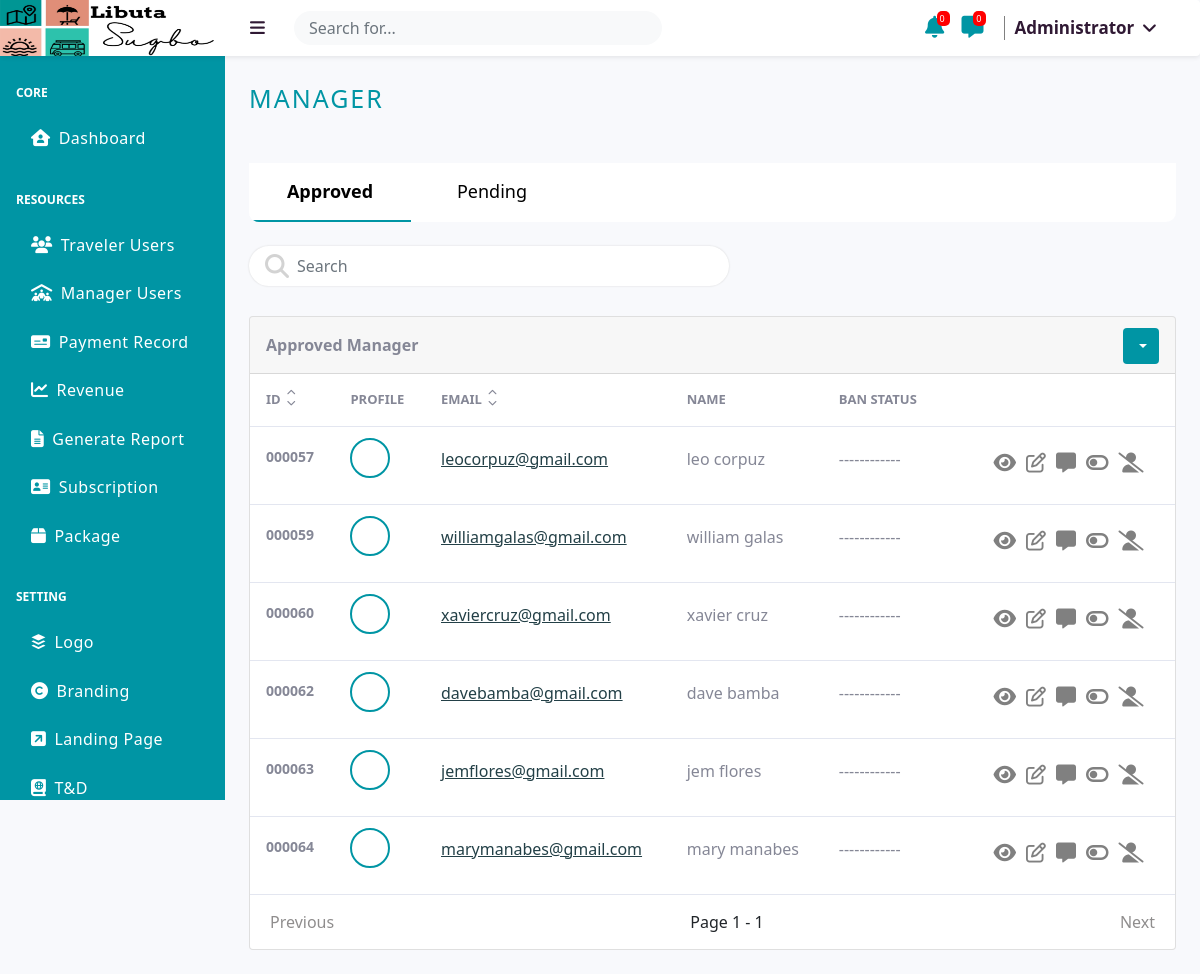
The page /src/administrator/manager.php?id=asc (signed in) on the database its author committed.
### tables this page shows
CREATE TABLE `logo` (
  `id` int(255) NOT NULL,
  `image` varchar(255) NOT NULL
);

CREATE TABLE `users` (
  `id` int(255) NOT NULL,
  `first_name` varchar(255) NOT NULL,
  `middle_name` varchar(255) NOT NULL,
  `last_name` varchar(255) NOT NULL,
  `email` varchar(255) NOT NULL,
  `phone` varchar(255) NOT NULL,
  `password` varchar(255) NOT NULL,
  `type` varchar(255) NOT NULL,
  `maneger_type` varchar(255) DEFAULT NULL,
  `subcribed_at` timestamp NULL DEFAULT NULL,
  `image` varchar(255) NOT NULL,
  `status` varchar(255) NOT NULL,
  `block_status` varchar(255) NOT NULL
);

### src/administrator/_TABLE_UI/active-manager-table.php (the view, shortened to what the rows shown need)
<?php
                        $User = new User;
                        $status = $User::STATUS_ACTIVE;
                        $type = $User::USER_TYPE_MANAGER;
                        include '_UI_SORTING_FETCHING/manager-fetch.php';
                    ?>
                    <div class="card mb-4">
                        <div class="card-body-table overflowtables">
                            <?php if($display>0): ?>
                            <table class="tablenew">
                                <thead class="hideafter">
                                    <tr>
                                    <?php if(isset($_GET['search'])): ?>
                                        <th scope="col">
                                            <div class="d-flex">
                                                <span>ID </span>
                                                <div class="sorted-table">
                                                    <div><a href="?search=<?php echo $_GET['search'] ?>&id=asc"><i class="fas fa-chevron-up"></i></a></div>
                                                    <div><a href="?search=<?php echo $_GET['search'] ?>&id=desc"><i class="fas fa-chevron-down"></i></a></div>
                                                </div>
                                            </div>
                                        </th>
                                        <th scope="col">Profile</th>
                                        <th scope="col">
                                            <div class="d-flex">
                                                <span>Email</span>
                                                <div class="sorted-table">
                                                    <div><a href="?search=<?php echo $_GET['search'] ?>&email=asc"><i class="fas fa-chevron-up"></i></a></div>
                                                    <div><a href="?search=<?php echo $_GET['search'] ?>&email=desc"><i class="fas fa-chevron-down"></i></a></div>
                                                </div>
                                            </div>
                                        </th>
                                        <th scope="col">Name</th>
                                        <th scope="col">Ban Status</th>
                                        <th scope="col"></th>
                                    <?php else: ?>
                                        <th scope="col">
                                            <div class="d-flex">
                                                <span>ID </span>
                                                <div class="sorted-table">
                                                    <div><a href="?id=asc"><i class="fas fa-chevron-up"></i></a></div>
                                                    <div><a href="?id=desc"><i class="fas fa-chevron-down"></i></a></div>
                                                </div>
                                            </div>
                                        </th>
                                        <th scope="col">Profile</th>
                                        <th scope="col">
                                            <div class="d-flex">
                                                <span>Email</span>
                                                <div class="sorted-table">
                                                    <div><a href="?email=asc"><i class="fas fa-chevron-up"></i></a></div>
                                                    <div><a href="?email=desc"><i class="fas fa-chevron-down"></i></a></div>
                                                </div>
                                            </div>
                                        </th>
                                        <th scope="col">Name</th>
                                        <th scope="col">Ban Status</th>
                                        <th scope="col"></th>
                                    <?php endif; ?>
                                    </tr>
                                </thead>
                                <tbody class="hideafter">
                                    <?php foreach ($display as $dis): ?>
                                        <tr class="<?php echo $dis['id']; ?>" id="<?php echo $dis['id']; ?>">
                                            <td id="idss"><?php echo sprintf('%06d', $dis['id'])?></td>
                                            <td>
                                                <div class="circular--landscape">
                                                </div>
                                            </td>
                                            <td><a href="view/manager-data?manager_id=<?php  echo $dis['id']; ?>"><?php echo $dis['email']; ?></a></td>
                                            <td data-target="name"><?php echo $dis['first_name'].' '.$dis['last_name']; ?></td>
                                            <td><?php
                                                if($dis['block_status']==$User::BLOCK_STATUS_TEMPORARY){
                                                    echo "TEMPORARY BAN";
                                                }elseif($dis['block_status']==$User::BLOCK_STATUS_PERMANENTLY){
                                                    echo "PERMANENTLY BAN";
                                                }else{
                                                    echo "------------";
                                                }
                                            ?></td>
                                            <td id="btn">
                                            <td id="btn">
                                                <div class="d-flex">
                                                    <span class="tip_view_container">
                                                        <i class="fa-solid fa-eye btns" id="showinfo" data-id="<?php echo $dis['id']; ?>"></i>
                                                    </span>
                                                    <?php if($dis['block_status']==$User::BLOCK_STATUS_PERMANENTLY): ?>
                                                        <?php else: ?>
                                                        <?php if($dis['block_status']==$User::BLOCK_STATUS_TEMPORARY): ?>
                                                            <span class="tip_update_container">
                                                            <i class="far fa-edit btns" id="updateuser" data-id="<?php echo $dis['id']; ?>"></i>
                                                            <span class="tip_update">Update</span>
                                                            </span>
                                                            <span class="tip_message_container">
                                                                <i class="fa-solid fa-message btns" id="message" data-id="<?php echo $dis['id']; ?>"></i>
                                                                <span class="tip_message">Message</span>
                                                            </span>
                                                            <span class="tip_unban_container">
                                                                <i class="fas fa-toggle-on btns" id="unblockuser" data-id="<?php echo $dis['id'] ?>"></i>
                                                                <span class="tip_unban">Unban</span>
                                                            </span>
                                                            <span class="tip_perma_container">
                                                                <i class="fas fa-user-slash" id="deleteuser" data-id="<?php echo $dis['id']; ?>"></i>
                                                                <span class="tip_perma">Permanently Ban</span>
                                                            </span>
                                                        <?php else: ?>
                                                            <span class="tip_update_container">
                                                            <i class="far fa-edit btns" id="updateuser" data-id="<?php echo $dis['id']; ?>"></i>
                                                            </span>
                                                            <span class="tip_message_container">
                                                                <i class="fa-solid fa-message btns" id="message" data-id="<?php echo $dis['id']; ?>"></i>
                                                            </span>
                                                            <span class="tip_temp_container">
                                                                <i class="fas fa-toggle-off btns"  id="blockuser" data-id="<?php echo $dis['id']; ?>"></i>
                                                            </span>
                                                            <span class="tip_perma_container">
                                                                <i class="fas fa-user-slash" id="deleteuser" data-id="<?php echo $dis['id']; ?>"></i>
                                                            </span>
                                                        <?php endif; ?>
                                                    <?php endif; ?>
                                                </div>
                                            </td>
                                        </tr>
                                    <?php endforeach; ?>
                                </tbody>
                            </table>
                            <?php else: ?>
                                <div id="emptyss"><i class="fa-solid fa-table-list"></i><p>No Data</p></div>
                            <?php endif; ?>
                        </div>
                    </div>

### src/administrator/_UI/header_1.php (shortened to what the rows shown need)
<?php
$logo = new Logo;
$Getlogo = $logo->Getlogo();
$logoimage = '';
if($Getlogo){
   $logoimage = $Getlogo->image;
}
?>
<a class="navbar-brand display-title-none" href="#">
    <?php if($logoimage): ?>
        <img src="../user/assets/logo/<?php echo $logoimage; ?>" alt="" id="logonav">
    <?php else: ?>
        <p style="margin-left:40px; margin-top:15px;">NO LOGO</p>
    <?php endif; ?>
</a>

### rows shown on the page
logo: image (picture)
users: id "000057", email "leocorpuz@gmail.com", first_name "leo", last_name "corpuz"
users: id "000059", email "williamgalas@gmail.com", first_name "william", last_name "galas"
users: id "000060", email "xaviercruz@gmail.com", first_name "xavier", last_name "cruz"
users: id "000062", email "davebamba@gmail.com", first_name "dave", last_name "bamba"
users: id "000063", email "jemflores@gmail.com", first_name "jem", last_name "flores"
users: id "000064", email "marymanabes@gmail.com", first_name "mary", last_name "manabes"

### other values the page prints
$page "1"
$pages "1"
